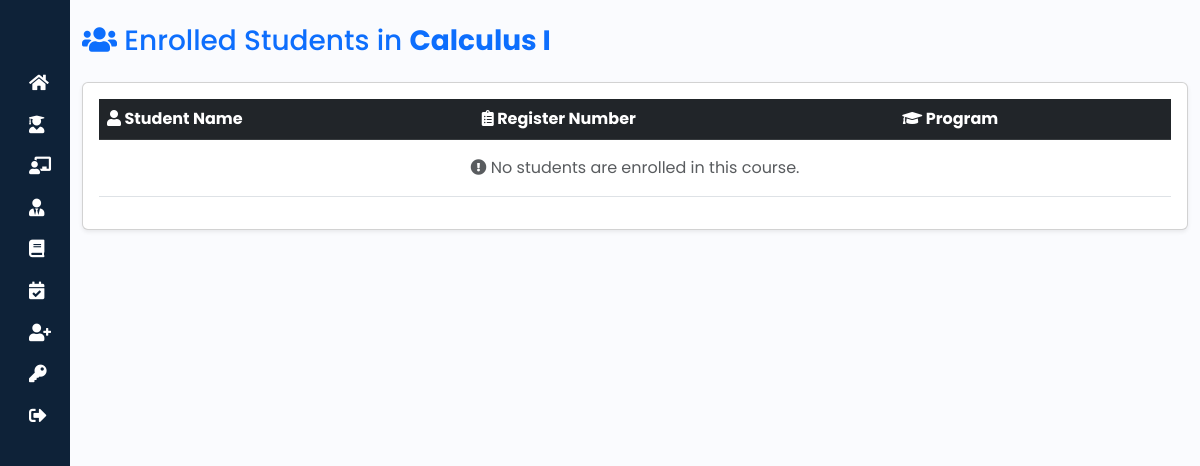
Before: /course-students/313/ (signed in) with the older database file.
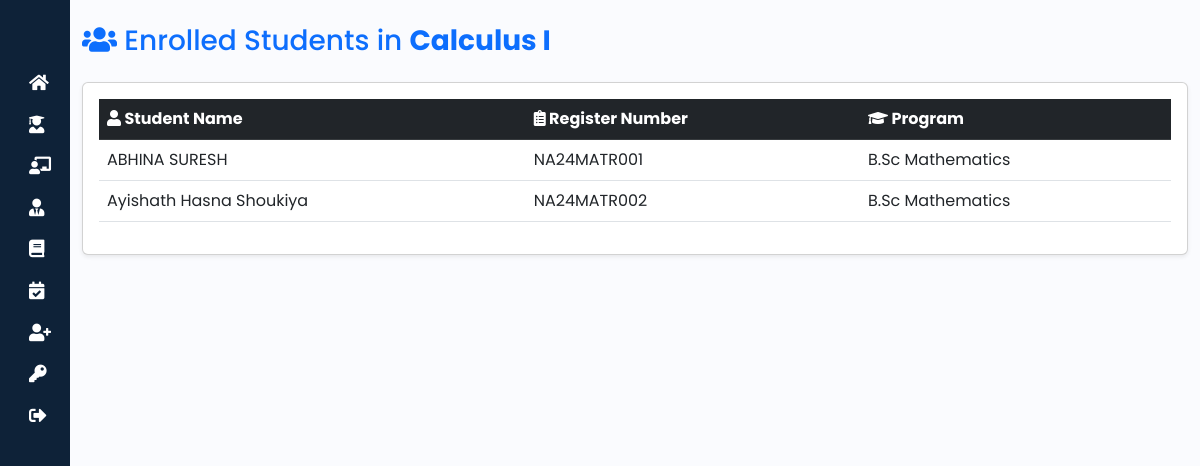
After: the same page with the newer database file.
### rapid/models.py (models this page shows, shortened)
class StudentCourse(models.Model):
    id = models.AutoField(primary_key=True)
    student_id = models.ForeignKey(Student, on_delete=models.CASCADE)
    course_id=models.ForeignKey(Course, on_delete=models.CASCADE)
    class Meta:
        db_table = 'student_course'  # Custom table name
        unique_together = ('student_id', 'course_id')  # Prevent duplicate entries for the same student and course
        verbose_name = 'Student Course'
        verbose_name_plural = 'Student Courses'

class Student(models.Model):
    student_id = models.AutoField(primary_key=True)
    student_name = models.CharField(max_length=100)
    student_register_number = models.CharField(max_length=20, unique=True)
    student_admission_number = models.CharField(max_length=20, unique=True)
    program_id = models.ForeignKey(Program, on_delete=models.CASCADE)
    department_id = models.ForeignKey(Department, on_delete=models.CASCADE, null=True, blank=True)

class Program(models.Model):
    program_id = models.AutoField(primary_key=True)
    program_name = models.CharField(max_length=100, unique=True)
    department_id = models.ForeignKey(Department, on_delete=models.CASCADE)

### rapid/views.py (the view)
# urls.py: path('course-students/<int:course_id>/', views.course_students, name='course_students'),
@login_required
def course_students(request, course_id):
    course = get_object_or_404(Course, course_id=course_id)
    student_course_list = StudentCourse.objects.filter(course_id=course_id)
    return render(request, 'rapid/course_students.html', {'student_course_list': student_course_list,'course': course})

### rapid/templates/rapid/course_students.html (shortened to what this page needs)
{% extends "hod_dashboard_base.html" %}
{% block content %}
<div class="container mt-4">
    <div class="d-flex justify-content-between align-items-center mb-3">
        <h3 class="text-primary">
            <i class="fas fa-users"></i> Enrolled Students in <strong>{{ course.course_title }}</strong>
        </h3>
    </div>
    <div class="card shadow-sm">
        <div class="card-body">
            <div class="table-responsive">
                <table class="table table-hover align-middle">
                    <thead class="table-dark">
                        <tr>
                            <th><i class="fas fa-user"></i> Student Name</th>
                            <th><i class="fas fa-clipboard-list"></i> Register Number</th>
                            <th><i class="fas fa-graduation-cap"></i> Program</th>
                        </tr>
                    </thead>
                    <tbody>
                        {% for enrollment in student_course_list %}
                            <tr>
                                <td>{{ enrollment.student_id.student_name }}</td>
                                <td>{{ enrollment.student_id.student_register_number }}</td>
                                <td>{{ enrollment.student_id.program_id.program_name }}</td>
                            </tr>
                        {% empty %}
                            <tr>
                                <td colspan="4" class="text-center text-muted py-3">
                                    <i class="fas fa-exclamation-circle"></i> No students are enrolled in this course.
                                </td>
                            </tr>
                        {% endfor %}
                    </tbody>
                </table>
            </div>
        </div>
    </div>
</div>
{% endblock %}

Changed rows visible on the page:
added StudentCourse: student_id.student_name "ABHINA SURESH", student_id.student_register_number "NA24MATR001", student_id.program_id.program_name "B.Sc Mathematics"
added StudentCourse: student_id.student_name "Ayishath Hasna Shoukiya", student_id.student_register_number "NA24MATR002", student_id.program_id.program_name "B.Sc Mathematics"
Other visible differences:
text no longer shown: "No students are enrolled in this course."
